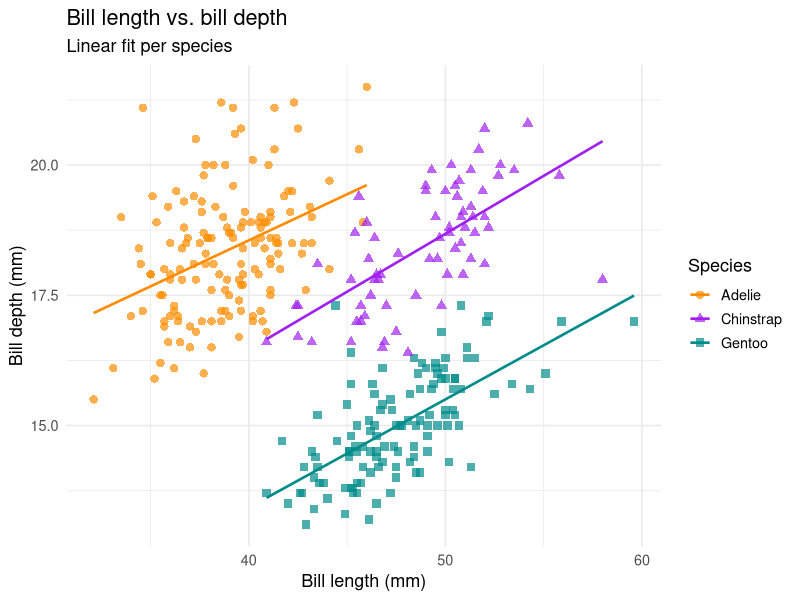
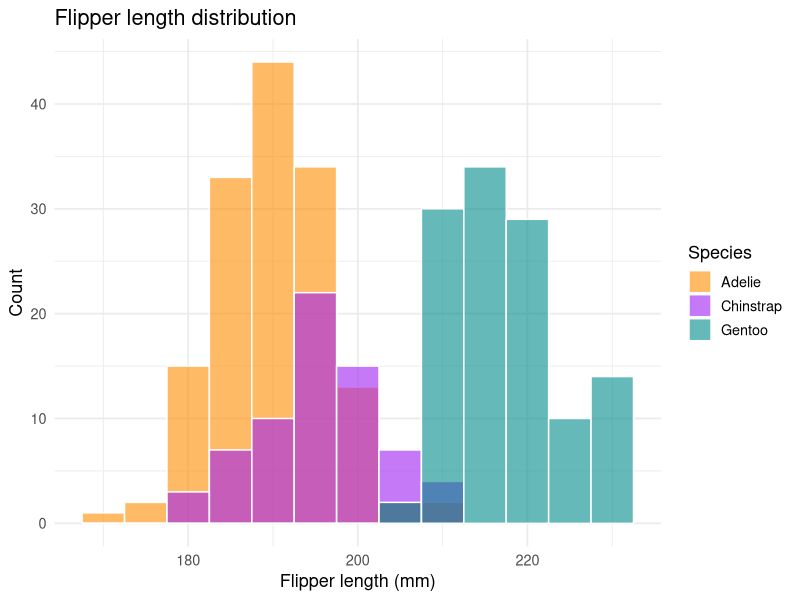
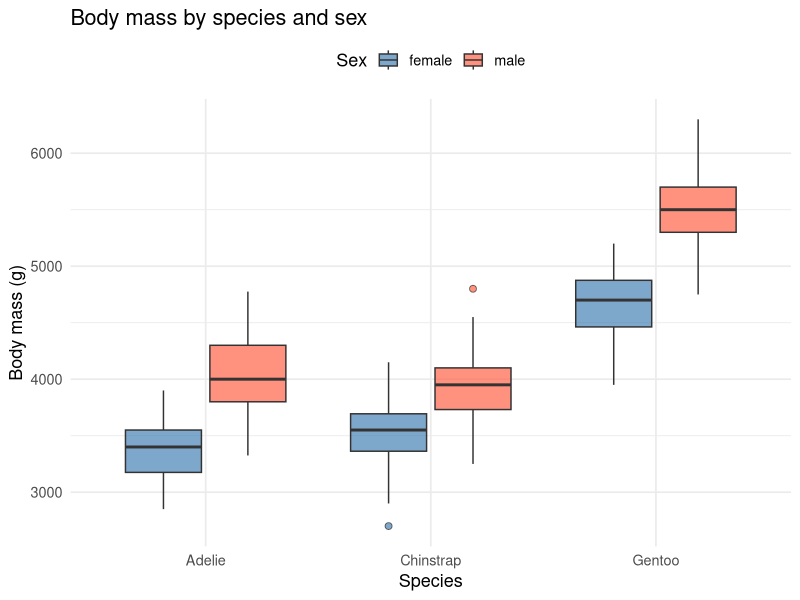
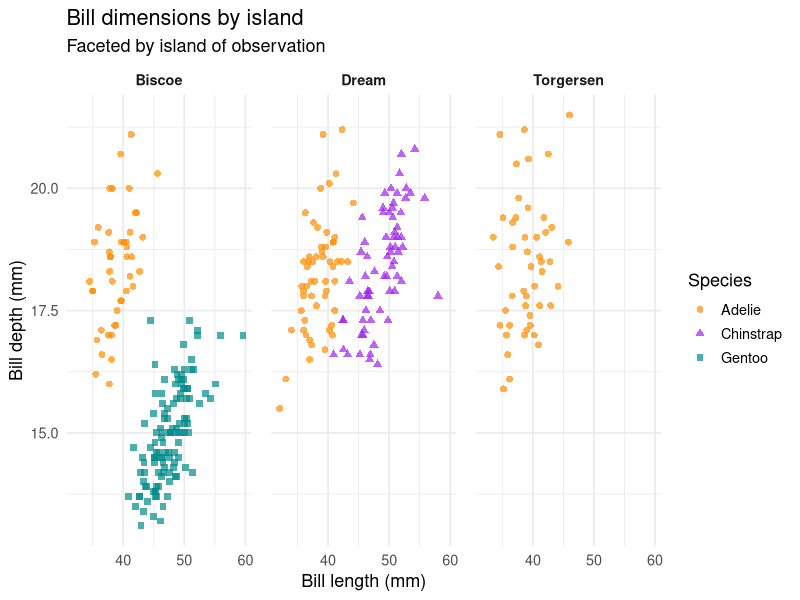

The R source for these figures, in order:
# test-r.R
# Verify R is working: package management, palmerpenguins data,
# visualisations (scatter, histogram, box, facets), and regression.

# -------------------------------------------------------
# 1. Package check + install
# -------------------------------------------------------
required_pkgs <- c("tidyverse", "ggplot2", "palmerpenguins")

missing_pkgs <- required_pkgs[
  !sapply(required_pkgs, requireNamespace, quietly = TRUE)
]

if (length(missing_pkgs) > 0) {
  message("Installing missing packages: ", paste(missing_pkgs, collapse = ", "))
  install.packages(missing_pkgs, repos = "https://cloud.r-project.org")
} else {
  message("All required packages are already installed.")
}

library(tidyverse)
library(palmerpenguins)

# -------------------------------------------------------
# 2. Data overview
# -------------------------------------------------------
glimpse(penguins)

penguins_clean <- penguins |> drop_na()
cat(sprintf(
  "\nRows after dropping NAs: %d (removed %d)\n",
  nrow(penguins_clean),
  nrow(penguins) - nrow(penguins_clean)
))

# -------------------------------------------------------
# 3. Figure 1 — Scatter: bill dimensions coloured by species
# -------------------------------------------------------
fig_scatter <- ggplot(
  penguins_clean,
  aes(x = bill_length_mm, y = bill_depth_mm, colour = species, shape = species)
) +
  geom_point(alpha = 0.7, size = 2.5) +
  geom_smooth(method = "lm", se = FALSE, linewidth = 0.9) +
  scale_colour_manual(values = c("darkorange", "purple", "cyan4")) +
  scale_shape_manual(values = c(16, 17, 15)) +
  labs(
    title = "Bill length vs. bill depth",
    subtitle = "Linear fit per species",
    x = "Bill length (mm)",
    y = "Bill depth (mm)",
    colour = "Species",
    shape = "Species"
  ) +
  theme_minimal(base_size = 13)

print(fig_scatter)

# -------------------------------------------------------
# 4. Figure 2 — Histogram: flipper length by species (overlaid)
# -------------------------------------------------------
fig_hist <- ggplot(
  penguins_clean,
  aes(x = flipper_length_mm, fill = species)
) +
  geom_histogram(
    alpha = 0.6,
    binwidth = 5,
    position = "identity",
    colour = "white"
  ) +
  scale_fill_manual(values = c("darkorange", "purple", "cyan4")) +
  labs(
    title = "Flipper length distribution",
    x = "Flipper length (mm)",
    y = "Count",
    fill = "Species"
  ) +
  theme_minimal(base_size = 13)

print(fig_hist)

# -------------------------------------------------------
# 5. Figure 3 — Box plots: body mass by species and sex
# -------------------------------------------------------
fig_box <- ggplot(
  penguins_clean,
  aes(x = species, y = body_mass_g, fill = sex)
) +
  geom_boxplot(alpha = 0.7, outlier.shape = 21, outlier.size = 2) +
  scale_fill_manual(values = c("steelblue", "tomato")) +
  labs(
    title = "Body mass by species and sex",
    x = "Species",
    y = "Body mass (g)",
    fill = "Sex"
  ) +
  theme_minimal(base_size = 13) +
  theme(legend.position = "top")

print(fig_box)

# -------------------------------------------------------
# 6. Figure 4 — Faceted scatter: bill dimensions faceted by island
# -------------------------------------------------------
fig_facet <- ggplot(
  penguins_clean,
  aes(x = bill_length_mm, y = bill_depth_mm, colour = species, shape = species)
) +
  geom_point(alpha = 0.7, size = 2) +
  facet_wrap(~island, nrow = 1) +
  scale_colour_manual(values = c("darkorange", "purple", "cyan4")) +
  scale_shape_manual(values = c(16, 17, 15)) +
  labs(
    title = "Bill dimensions by island",
    subtitle = "Faceted by island of observation",
    x = "Bill length (mm)",
    y = "Bill depth (mm)",
    colour = "Species",
    shape = "Species"
  ) +
  theme_minimal(base_size = 13) +
  theme(
    panel.spacing = unit(1, "lines"),
    strip.text = element_text(face = "bold")
  )

print(fig_facet)

# -------------------------------------------------------
# 7. Regression: body mass ~ flipper length + bill length + species
# -------------------------------------------------------
model <- lm(
  body_mass_g ~ flipper_length_mm + bill_length_mm + bill_depth_mm + species,
  data = penguins_clean
)

cat("\n---- OLS Regression: Body mass ----\n")
print(summary(model))

# Tidy coefficient table
cat("\n---- Tidy coefficients ----\n")
coef_tbl <- broom::tidy(model, conf.int = TRUE) |>
  mutate(across(where(is.numeric), \(x) round(x, 3)))
print(coef_tbl)

cat(sprintf(
  "\nAdjusted R²: %.4f | Residual std. error: %.1f g\n",
  summary(model)$adj.r.squared,
  summary(model)$sigma
))
